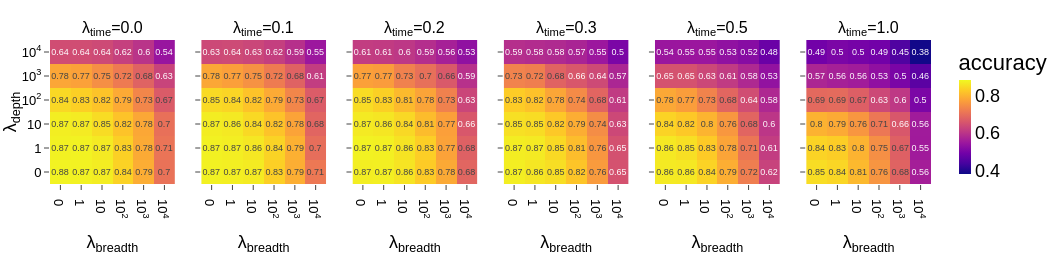

The notebook cell this image was saved under:
### Code cell
lam_times = sorted(model_df["lam_time"].unique())
n_panels = len(lam_times)

zmin = model_df["accuracy"].min()
zmax = model_df["accuracy"].max()

fig = make_subplots(
    rows=1, cols=n_panels,
    horizontal_spacing=0.03,
    subplot_titles=[f"λ<sub>time</sub>={lt}" for lt in lam_times],
)

for j, lt in enumerate(lam_times):
    df_lt = model_df[model_df["lam_time"] == lt]
    pivot = df_lt.pivot_table(
        index="lam_depth",
        columns="lam_breadth",
        values="accuracy",
        aggfunc="mean",
    )

    fig.add_trace(
        go.Heatmap(
            z=pivot.values,
            x=[str(int(c)) for c in pivot.columns],
            y=[str(int(r)) for r in pivot.index],
            colorscale="Plasma",
            colorbar=dict(
                orientation="v", len=1.0, thickness=12, outlinewidth=0,
                title="accuracy",
            ) if j == n_panels - 1 else None,
            showscale=(j == n_panels - 1),
            text=pivot.values.round(2),
            texttemplate="%{text}",
            textfont_size=9,
            xgap=0, ygap=0,
            zmin=zmin,
            zmax=zmax,
            # zmin=0.87,
            # zmax=0.45,
        ),
        row=1, col=j + 1,
    )

    fig.update_xaxes(
        title_text="λ<sub>breadth</sub>", row=1, col=j + 1,
        type="category", categoryorder="array", categoryarray=BREADTH_TICK_VALS,
        tickmode="array", tickvals=BREADTH_TICK_VALS, ticktext=BREADTH_TICK_TEXT,
    )
    fig.update_yaxes(
        title_text="λ<sub>depth</sub>" if j == 0 else "",
        row=1, col=j + 1,
        type="category", categoryorder="array", categoryarray=DEPTH_TICK_VALS,
        tickmode="array", tickvals=DEPTH_TICK_VALS, ticktext=DEPTH_TICK_TEXT,
        showticklabels=(j == 0),
    )

fig.update_layout(
    height=WIDTH * 0.25,
    width=WIDTH,
    margin=dict(l=50, r=0, t=40, b=80),
)
fig.show()
nn_bowl.utils.save_figure(fig, figures_dir, "breadth_depth_time_accuracy_grids", scale=2)

### Figure 1 — Plotly figure (JSON) as saved in the notebook; plotly's stock layout.template omitted (floating-point values rounded to 4 significant figures)
{"data": [{"colorscale": [[0, "#0d0887"], [0.1111, "#46039f"], [0.2222, "#7201a8"], [0.3333, "#9c179e"], [0.4444, "#bd3786"], [0.5556, "#d8576b"], [0.6667, "#ed7953"], [0.7778, "#fb9f3a"], [0.8889, "#fdca26"], [1, "#f0f921"]], "showscale": false, "text": [[0.88, 0.87, 0.87, 0.84, 0.79, 0.7], [0.87, 0.87, 0.87, 0.83, 0.78, 0.71], [0.87, 0.87, 0.85, 0.82, 0.78, 0.7], [0.84, 0.83, 0.82, 0.79, 0.73, 0.67], [0.78, 0.77, 0.75, 0.72, 0.68, 0.63], [0.64, 0.64, 0.64, 0.62, 0.6, 0.54]], "textfont": {"size": 9}, "texttemplate": "%{text}", "type": "heatmap", "x": ["0", "1", "10", "100", "1000", "10000"], "xaxis": "x", "xgap": 0, "y": ["0", "1", "10", "100", "1000", "10000"], "yaxis": "y", "ygap": 0, "z": [[0.8754, 0.8744, 0.8687, 0.8369, 0.7889, 0.7034], [0.8737, 0.8746, 0.8655, 0.8344, 0.785, 0.7068], [0.8697, 0.8657, 0.8486, 0.8181, 0.7818, 0.7011], [0.8436, 0.8333, 0.8181, 0.7851, 0.7347, 0.6655], [0.7796, 0.7736, 0.7473, 0.7174, 0.679, 0.6261], [0.6423, 0.6419, 0.6365, 0.6197, 0.5972, 0.5421]], "zmax": 0.8829, "zmin": 0.3797}, {"colorscale": [[0, "#0d0887"], [0.1111, "#46039f"], [0.2222, "#7201a8"], [0.3333, "#9c179e"], [0.4444, "#bd3786"], [0.5556, "#d8576b"], [0.6667, "#ed7953"], [0.7778, "#fb9f3a"], [0.8889, "#fdca26"], [1, "#f0f921"]], "showscale": false, "text": [[0.87, 0.87, 0.87, 0.83, 0.79, 0.71], [0.87, 0.87, 0.86, 0.84, 0.79, 0.7], [0.87, 0.86, 0.84, 0.82, 0.78, 0.68], [0.85, 0.84, 0.82, 0.79, 0.73, 0.67], [0.78, 0.77, 0.75, 0.72, 0.68, 0.61], [0.63, 0.64, 0.63, 0.62, 0.59, 0.55]], "textfont": {"size": 9}, "texttemplate": "%{text}", "type": "heatmap", "x": ["0", "1", "10", "100", "1000", "10000"], "xaxis": "x2", "xgap": 0, "y": ["0", "1", "10", "100", "1000", "10000"], "yaxis": "y2", "ygap": 0, "z": [[0.8732, 0.8709, 0.8664, 0.8334, 0.7907, 0.714], [0.8736, 0.8698, 0.861, 0.8378, 0.7927, 0.6963], [0.8682, 0.8638, 0.8448, 0.8175, 0.7761, 0.682], [0.8459, 0.8397, 0.818, 0.7857, 0.7345, 0.6668], [0.7819, 0.7705, 0.7516, 0.7187, 0.6773, 0.6145], [0.6344, 0.6375, 0.6305, 0.6175, 0.591, 0.548]], "zmax": 0.8829, "zmin": 0.3797}, {"colorscale": [[0, "#0d0887"], [0.1111, "#46039f"], [0.2222, "#7201a8"], [0.3333, "#9c179e"], [0.4444, "#bd3786"], [0.5556, "#d8576b"], [0.6667, "#ed7953"], [0.7778, "#fb9f3a"], [0.8889, "#fdca26"], [1, "#f0f921"]], "showscale": false, "text": [[0.87, 0.87, 0.86, 0.83, 0.78, 0.68], [0.87, 0.87, 0.86, 0.83, 0.77, 0.68], [0.87, 0.86, 0.84, 0.81, 0.77, 0.66], [0.85, 0.83, 0.81, 0.78, 0.73, 0.63], [0.77, 0.77, 0.73, 0.7, 0.66, 0.59], [0.61, 0.61, 0.6, 0.59, 0.56, 0.53]], "textfont": {"size": 9}, "texttemplate": "%{text}", "type": "heatmap", "x": ["0", "1", "10", "100", "1000", "10000"], "xaxis": "x3", "xgap": 0, "y": ["0", "1", "10", "100", "1000", "10000"], "yaxis": "y3", "ygap": 0, "z": [[0.8703, 0.8712, 0.8584, 0.8276, 0.7839, 0.6836], [0.8746, 0.8718, 0.8567, 0.8317, 0.7747, 0.6755], [0.8654, 0.8598, 0.8436, 0.8094, 0.7716, 0.659], [0.8485, 0.8338, 0.8065, 0.7776, 0.7263, 0.6298], [0.7729, 0.7663, 0.727, 0.6996, 0.6625, 0.5925], [0.6136, 0.611, 0.6043, 0.5878, 0.564, 0.5313]], "zmax": 0.8829, "zmin": 0.3797}, {"colorscale": [[0, "#0d0887"], [0.1111, "#46039f"], [0.2222, "#7201a8"], [0.3333, "#9c179e"], [0.4444, "#bd3786"], [0.5556, "#d8576b"], [0.6667, "#ed7953"], [0.7778, "#fb9f3a"], [0.8889, "#fdca26"], [1, "#f0f921"]], "showscale": false, "text": [[0.87, 0.86, 0.85, 0.82, 0.76, 0.65], [0.87, 0.87, 0.85, 0.81, 0.76, 0.65], [0.85, 0.85, 0.82, 0.79, 0.74, 0.63], [0.83, 0.82, 0.78, 0.74, 0.68, 0.61], [0.73, 0.72, 0.68, 0.66, 0.64, 0.57], [0.59, 0.58, 0.58, 0.57, 0.55, 0.5]], "textfont": {"size": 9}, "texttemplate": "%{text}", "type": "heatmap", "x": ["0", "1", "10", "100", "1000", "10000"], "xaxis": "x4", "xgap": 0, "y": ["0", "1", "10", "100", "1000", "10000"], "yaxis": "y4", "ygap": 0, "z": [[0.87, 0.8606, 0.8508, 0.8208, 0.765, 0.6512], [0.8688, 0.8651, 0.8453, 0.8106, 0.7572, 0.6484], [0.8535, 0.8488, 0.8247, 0.7894, 0.7443, 0.6337], [0.8289, 0.8171, 0.7797, 0.7423, 0.6828, 0.6095], [0.7293, 0.7231, 0.6797, 0.6587, 0.6367, 0.5737], [0.5899, 0.5849, 0.5802, 0.5703, 0.5481, 0.5037]], "zmax": 0.8829, "zmin": 0.3797}, {"colorscale": [[0, "#0d0887"], [0.1111, "#46039f"], [0.2222, "#7201a8"], [0.3333, "#9c179e"], [0.4444, "#bd3786"], [0.5556, "#d8576b"], [0.6667, "#ed7953"], [0.7778, "#fb9f3a"], [0.8889, "#fdca26"], [1, "#f0f921"]], "showscale": false, "text": [[0.86, 0.86, 0.84, 0.79, 0.72, 0.62], [0.86, 0.85, 0.83, 0.78, 0.71, 0.61], [0.84, 0.82, 0.8, 0.76, 0.68, 0.6], [0.78, 0.77, 0.73, 0.68, 0.64, 0.58], [0.65, 0.65, 0.63, 0.61, 0.58, 0.53], [0.54, 0.55, 0.55, 0.53, 0.52, 0.48]], "textfont": {"size": 9}, "texttemplate": "%{text}", "type": "heatmap", "x": ["0", "1", "10", "100", "1000", "10000"], "xaxis": "x5", "xgap": 0, "y": ["0", "1", "10", "100", "1000", "10000"], "yaxis": "y5", "ygap": 0, "z": [[0.8649, 0.8621, 0.8374, 0.7907, 0.722, 0.6239], [0.8621, 0.8517, 0.8271, 0.7774, 0.7101, 0.6133], [0.8373, 0.8248, 0.799, 0.7595, 0.6824, 0.6018], [0.783, 0.7686, 0.7301, 0.6844, 0.643, 0.5771], [0.6506, 0.6506, 0.6327, 0.6102, 0.5786, 0.5337], [0.5447, 0.5455, 0.5459, 0.5316, 0.5194, 0.4814]], "zmax": 0.8829, "zmin": 0.3797}, {"colorbar": {"len": 1, "orientation": "v", "outlinewidth": 0, "thickness": 12, "title": {"text": "accuracy"}}, "colorscale": [[0, "#0d0887"], [0.1111, "#46039f"], [0.2222, "#7201a8"], [0.3333, "#9c179e"], [0.4444, "#bd3786"], [0.5556, "#d8576b"], [0.6667, "#ed7953"], [0.7778, "#fb9f3a"], [0.8889, "#fdca26"], [1, "#f0f921"]], "showscale": true, "text": [[0.85, 0.84, 0.81, 0.76, 0.68, 0.56], [0.84, 0.83, 0.8, 0.75, 0.67, 0.55], [0.8, 0.79, 0.76, 0.71, 0.66, 0.56], [0.69, 0.69, 0.67, 0.63, 0.6, 0.5], [0.57, 0.56, 0.56, 0.53, 0.5, 0.46], [0.49, 0.5, 0.5, 0.49, 0.45, 0.38]], "textfont": {"size": 9}, "texttemplate": "%{text}", "type": "heatmap", "x": ["0", "1", "10", "100", "1000", "10000"], "xaxis": "x6", "xgap": 0, "y": ["0", "1", "10", "100", "1000", "10000"], "yaxis": "y6", "ygap": 0, "z": [[0.8491, 0.8409, 0.8051, 0.7564, 0.6792, 0.5605], [0.8374, 0.8304, 0.7969, 0.7475, 0.6748, 0.5534], [0.7959, 0.7856, 0.7574, 0.7114, 0.6595, 0.555], [0.6891, 0.6923, 0.673, 0.6349, 0.6049, 0.5034], [0.5729, 0.5629, 0.5565, 0.5308, 0.5017, 0.4621], [0.4912, 0.5038, 0.4966, 0.4915, 0.4478, 0.3846]], "zmax": 0.8829, "zmin": 0.3797}], "layout": {"annotations": [{"font": {"size": 16}, "showarrow": false, "text": "λ<sub>time</sub>=0.0", "x": 0.07083, "xanchor": "center", "xref": "paper", "y": 1, "yanchor": "bottom", "yref": "paper"}, {"font": {"size": 16}, "showarrow": false, "text": "λ<sub>time</sub>=0.1", "x": 0.2425, "xanchor": "center", "xref": "paper", "y": 1, "yanchor": "bottom", "yref": "paper"}, {"font": {"size": 16}, "showarrow": false, "text": "λ<sub>time</sub>=0.2", "x": 0.4142, "xanchor": "center", "xref": "paper", "y": 1, "yanchor": "bottom", "yref": "paper"}, {"font": {"size": 16}, "showarrow": false, "text": "λ<sub>time</sub>=0.3", "x": 0.5858, "xanchor": "center", "xref": "paper", "y": 1, "yanchor": "bottom", "yref": "paper"}, {"font": {"size": 16}, "showarrow": false, "text": "λ<sub>time</sub>=0.5", "x": 0.7575, "xanchor": "center", "xref": "paper", "y": 1, "yanchor": "bottom", "yref": "paper"}, {"font": {"size": 16}, "showarrow": false, "text": "λ<sub>time</sub>=1.0", "x": 0.9292, "xanchor": "center", "xref": "paper", "y": 1, "yanchor": "bottom", "yref": "paper"}], "height": 264, "margin": {"b": 80, "l": 50, "r": 0, "t": 40}, "width": 1056, "xaxis": {"anchor": "y", "categoryarray": [0, 1, 10, 100, 1000, 10000], "categoryorder": "array", "domain": [0, 0.1417], "tickmode": "array", "ticktext": ["0", "1", "10", "10<sup>2</sup>", "10<sup>3</sup>", "10<sup>4</sup>"], "tickvals": [0, 1, 10, 100, 1000, 10000], "title": {"text": "λ<sub>breadth</sub>"}, "type": "category"}, "xaxis2": {"anchor": "y2", "categoryarray": [0, 1, 10, 100, 1000, 10000], "categoryorder": "array", "domain": [0.1717, 0.3133], "tickmode": "array", "ticktext": ["0", "1", "10", "10<sup>2</sup>", "10<sup>3</sup>", "10<sup>4</sup>"], "tickvals": [0, 1, 10, 100, 1000, 10000], "title": {"text": "λ<sub>breadth</sub>"}, "type": "category"}, "xaxis3": {"anchor": "y3", "categoryarray": [0, 1, 10, 100, 1000, 10000], "categoryorder": "array", "domain": [0.3433, 0.485], "tickmode": "array", "ticktext": ["0", "1", "10", "10<sup>2</sup>", "10<sup>3</sup>", "10<sup>4</sup>"], "tickvals": [0, 1, 10, 100, 1000, 10000], "title": {"text": "λ<sub>breadth</sub>"}, "type": "category"}, "xaxis4": {"anchor": "y4", "categoryarray": [0, 1, 10, 100, 1000, 10000], "categoryorder": "array", "domain": [0.515, 0.6567], "tickmode": "array", "ticktext": ["0", "1", "10", "10<sup>2</sup>", "10<sup>3</sup>", "10<sup>4</sup>"], "tickvals": [0, 1, 10, 100, 1000, 10000], "title": {"text": "λ<sub>breadth</sub>"}, "type": "category"}, "xaxis5": {"anchor": "y5", "categoryarray": [0, 1, 10, 100, 1000, 10000], "categoryorder": "array", "domain": [0.6867, 0.8283], "tickmode": "array", "ticktext": ["0", "1", "10", "10<sup>2</sup>", "10<sup>3</sup>", "10<sup>4</sup>"], "tickvals": [0, 1, 10, 100, 1000, 10000], "title": {"text": "λ<sub>breadth</sub>"}, "type": "category"}, "xaxis6": {"anchor": "y6", "categoryarray": [0, 1, 10, 100, 1000, 10000], "categoryorder": "array", "domain": [0.8583, 1], "tickmode": "array", "ticktext": ["0", "1", "10", "10<sup>2</sup>", "10<sup>3</sup>", "10<sup>4</sup>"], "tickvals": [0, 1, 10, 100, 1000, 10000], "title": {"text": "λ<sub>breadth</sub>"}, "type": "category"}, "yaxis": {"anchor": "x", "categoryarray": [0, 1, 10, 100, 1000, 10000], "categoryorder": "array", "domain": [0, 1], "showticklabels": true, "tickmode": "array", "ticktext": ["0", "1", "10", "10<sup>2</sup>", "10<sup>3</sup>", "10<sup>4</sup>"], "tickvals": [0, 1, 10, 100, 1000, 10000], "title": {"text": "λ<sub>depth</sub>"}, "type": "category"}, "yaxis2": {"anchor": "x2", "categoryarray": [0, 1, 10, 100, 1000, 10000], "categoryorder": "array", "domain": [0, 1], "showticklabels": false, "tickmode": "array", "ticktext": ["0", "1", "10", "10<sup>2</sup>", "10<sup>3</sup>", "10<sup>4</sup>"], "tickvals": [0, 1, 10, 100, 1000, 10000], "title": {"text": ""}, "type": "category"}, "yaxis3": {"anchor": "x3", "categoryarray": [0, 1, 10, 100, 1000, 10000], "categoryorder": "array", "domain": [0, 1], "showticklabels": false, "tickmode": "array", "ticktext": ["0", "1", "10", "10<sup>2</sup>", "10<sup>3</sup>", "10<sup>4</sup>"], "tickvals": [0, 1, 10, 100, 1000, 10000], "title": {"text": ""}, "type": "category"}, "yaxis4": {"anchor": "x4", "categoryarray": [0, 1, 10, 100, 1000, 10000], "categoryorder": "array", "domain": [0, 1], "showticklabels": false, "tickmode": "array", "ticktext": ["0", "1", "10", "10<sup>2</sup>", "10<sup>3</sup>", "10<sup>4</sup>"], "tickvals": [0, 1, 10, 100, 1000, 10000], "title": {"text": ""}, "type": "category"}, "yaxis5": {"anchor": "x5", "categoryarray": [0, 1, 10, 100, 1000, 10000], "categoryorder": "array", "domain": [0, 1], "showticklabels": false, "tickmode": "array", "ticktext": ["0", "1", "10", "10<sup>2</sup>", "10<sup>3</sup>", "10<sup>4</sup>"], "tickvals": [0, 1, 10, 100, 1000, 10000], "title": {"text": ""}, "type": "category"}, "yaxis6": {"anchor": "x6", "categoryarray": [0, 1, 10, 100, 1000, 10000], "categoryorder": "array", "domain": [0, 1], "showticklabels": false, "tickmode": "array", "ticktext": ["0", "1", "10", "10<sup>2</sup>", "10<sup>3</sup>", "10<sup>4</sup>"], "tickvals": [0, 1, 10, 100, 1000, 10000], "title": {"text": ""}, "type": "category"}}}
